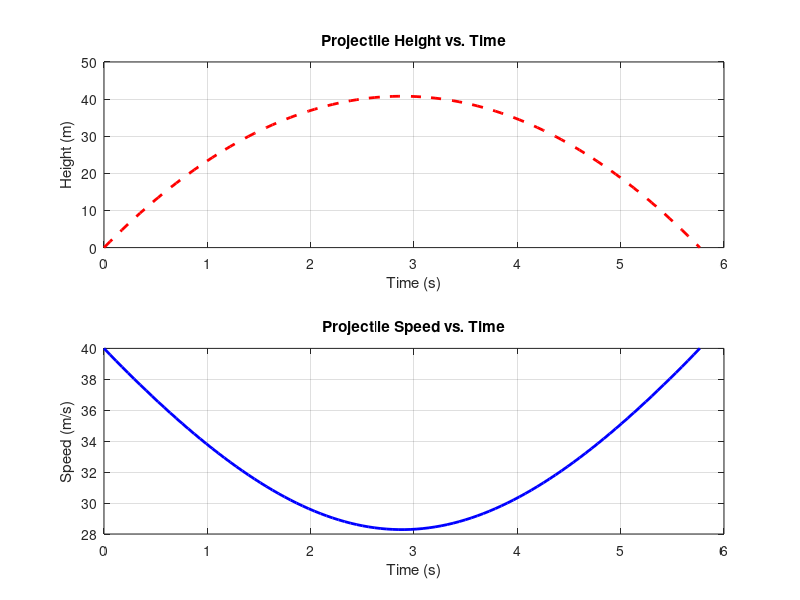
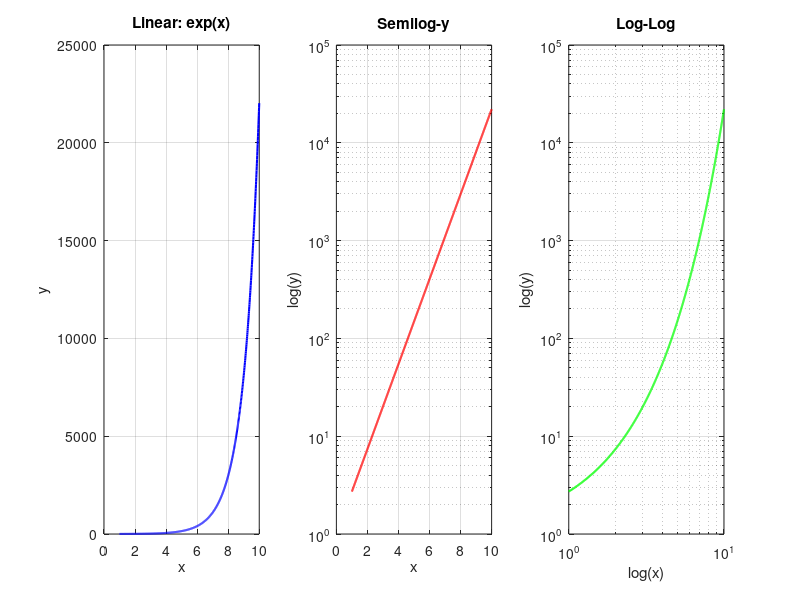
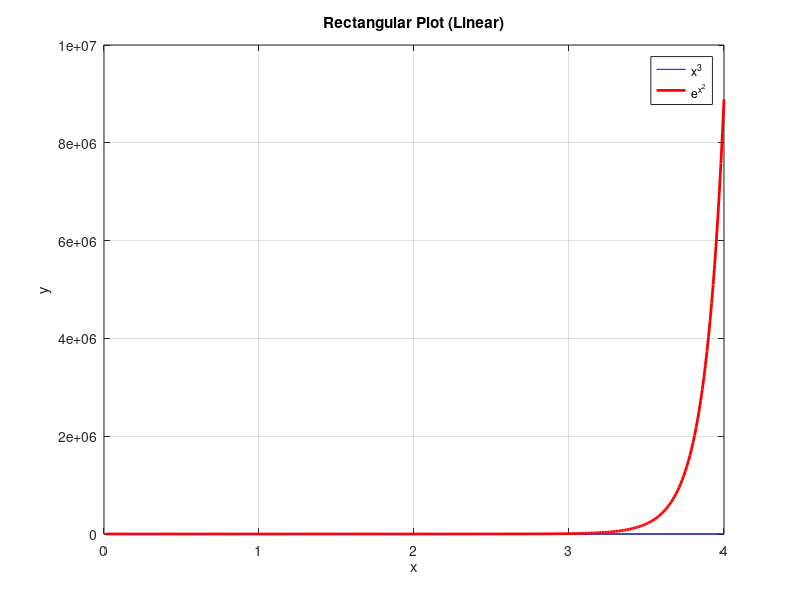
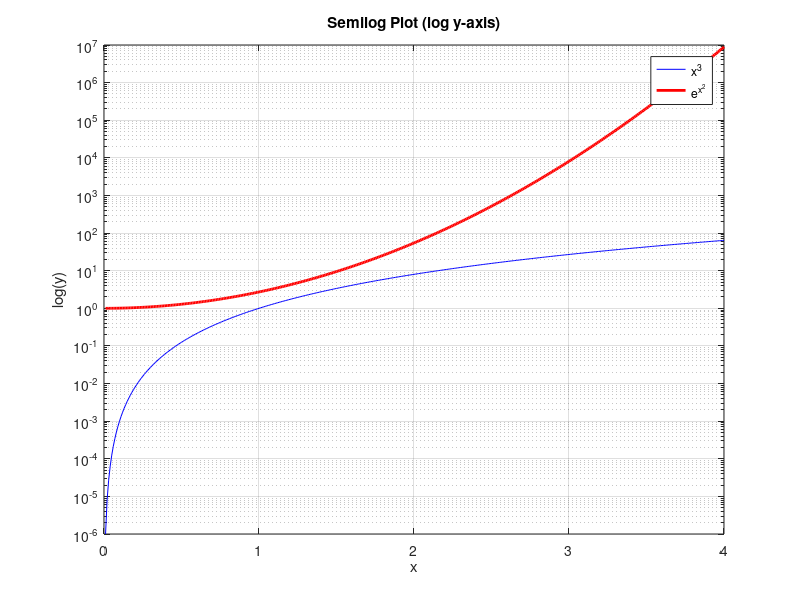

MATLAB code for these plots, in order:
clc; clear; close all;

%% Q1: Projectile height and speed
v0 = 40; A = 45; g = 9.81;
theta = deg2rad(A);
t_hit = 2*(v0/g)*sin(theta);
t = linspace(0, t_hit, 100);

h = v0*t*sin(theta) - 0.5*g*t.^2;
v = sqrt((v0*cos(theta))^2 + (v0*sin(theta) - g*t).^2);

figure(1)
subplot(2,1,1)
plot(t, h, 'r--', 'LineWidth', 2);
title('Projectile Height vs. Time');
xlabel('Time (s)'); ylabel('Height (m)'); grid on;

subplot(2,1,2)
plot(t, v, 'b-', 'LineWidth', 2);
title('Projectile Speed vs. Time');
xlabel('Time (s)'); ylabel('Speed (m/s)'); grid on;

%% Q2 (example): exp(x) on linear, semilog and log-log axes
x = 1:0.01:10;
y = exp(x);

figure(2)
subplot(1,3,1)
plot(x, y, 'b', 'LineWidth', 1.5);
title('Linear: exp(x)'); xlabel('x'); ylabel('y'); grid on;

subplot(1,3,2)
semilogy(x, y, 'r', 'LineWidth', 1.5);
title('Semilog-y'); xlabel('x'); ylabel('log(y)'); grid on;

subplot(1,3,3)
loglog(x, y, 'g', 'LineWidth', 1.5);
title('Log-Log'); xlabel('log(x)'); ylabel('log(y)'); grid on;

%% Q2: x^3 and exp(x^2) for 0 < x < 4
x  = 0.01:0.01:4;
y1 = x.^3;
y2 = exp(x.^2);

% a) rectangular plot
figure(3)
plot(x, y1, 'b', x, y2, 'r', 'LineWidth', 2);
title('Rectangular Plot (Linear)');
xlabel('x'); ylabel('y'); legend('x^3', 'e^{x^2}'); grid on;

% b) semilog plot (log scale on y-axis)
figure(4)
semilogy(x, y1, 'b', x, y2, 'r', 'LineWidth', 2);
title('Semilog Plot (log y-axis)');
xlabel('x'); ylabel('log(y)'); legend('x^3', 'e^{x^2}'); grid on;

% c) log-log plot
figure(5)
loglog(x, y1, 'b', x, y2, 'r', 'LineWidth', 2);
title('Log-Log Plot');
xlabel('log(x)'); ylabel('log(y)'); legend('x^3', 'e^{x^2}'); grid on;

%% Q3: Butterfly curve
t = 0:0.01:20*pi;
common_term = exp(cos(t)) - 2*cos(4*t) - sin(t/12).^5;
x = sin(t) .* common_term;
y = cos(t) .* common_term;

figure(6)
plot(x, y, 'r', 'LineWidth', 1.2);
title('Butterfly Curve'); xlabel('x'); ylabel('y');
grid on; axis equal;
